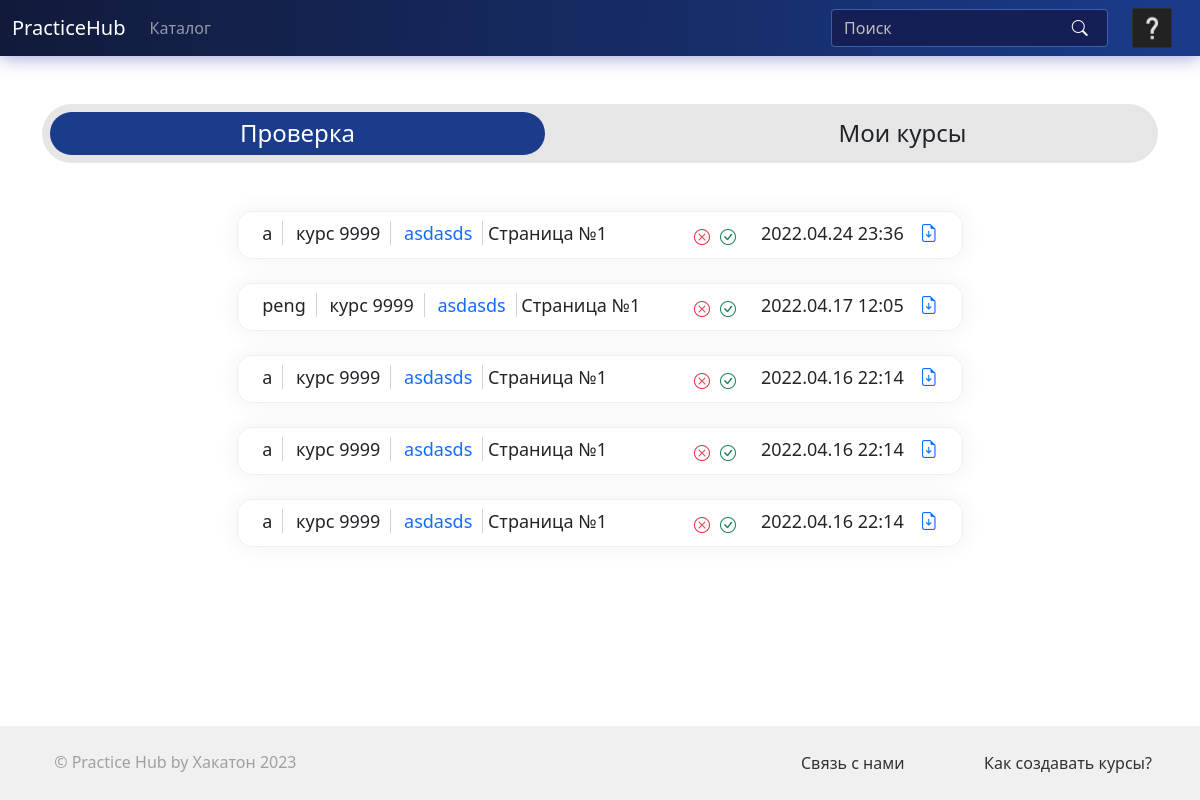
Before: /teaching (signed in) with the older database file.
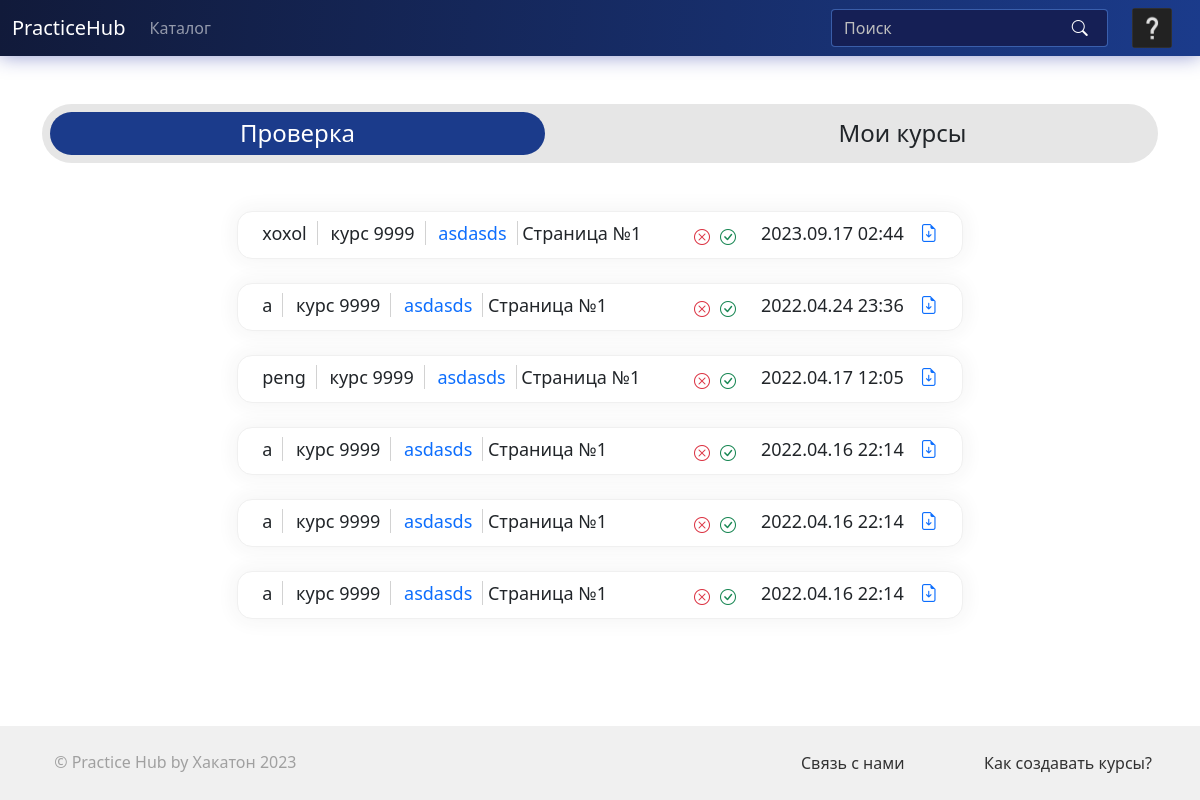
After: the same page with the newer database file.
### models.py (models this page shows, shortened)
class TaskCheck(db.Model):
    id = db.Column(db.Integer, primary_key=True)
    page_id = db.Column(db.Integer, db.ForeignKey("page.id"))
    page_index = db.Column(db.Integer)
    user_id = db.Column(db.Integer, db.ForeignKey("user.id"))
    file = db.Column(db.String(64))
    date = db.Column(db.DateTime, nullable=False, default=datetime.datetime.now())
    status = db.Column(db.Integer)

class User(UserMixin, db.Model):
    id = db.Column(db.Integer, primary_key=True)
    username = db.Column(db.String(64), index=True, unique=True)
    email = db.Column(db.String(120), index=True, unique=True)
    password_hash = db.Column(db.String(128))
    created_courses = db.relationship('Course', backref='author', lazy='dynamic')
    created_posts = db.relationship('Post', backref='author', lazy='dynamic')
    img_path = db.Column(db.String(64))
    img_uuid = db.Column(db.String(64), index=True)
    task_check = db.relationship("TaskCheck", backref="user")

class Course(db.Model):
    id = db.Column(db.Integer, primary_key=True)
    name = db.Column(db.String(64), index=True, unique=True)
    author_id = db.Column(db.Integer, db.ForeignKey('user.id'))
    lessons = db.relationship('Lesson', backref='course', lazy='select',
                              cascade="all, delete-orphan")
    desc = db.Column(db.Text, nullable=False)
    short_desc = db.Column(db.Text, nullable=False)
    img_path = db.Column(db.String(64))
    img_uuid = db.Column(db.String(64), index=True)
    is_published = db.Column(db.Boolean, default=False)
    users = db.relationship('User', secondary=MyCourses.__table__, backref='course')
    likes = column_property(select(func.count(MyCourses.liked)).where(MyCourses.course_id == id).scalar_subquery())

class Lesson(db.Model):
    id = db.Column(db.Integer, primary_key=True)
    name = db.Column(db.String(64))
    course_id = db.Column(db.Integer, db.ForeignKey('course.id'))
    pages = db.relationship('Page', backref='lesson', lazy='select', cascade="all, delete-orphan")
    files = db.relationship('LessonFile', backref='lesson', lazy='dynamic',
                            cascade="all, delete-orphan")

### routes.py (the view, shortened to what this page needs)
@app.route('/teaching', methods=['GET', 'POST'])
@login_required
def teaching():
    courses = Course.query.filter_by(author_id=current_user.id).all()
    checks = []
    task_checks = TaskCheck.query.filter(TaskCheck.status.is_(None)).order_by(TaskCheck.date.desc()).all()
    for task in task_checks:
        if task.page.lesson.course.author_id == current_user.id:
            checks.append(task)
    return render_template('teaching.html', courses=courses, checks=checks)

### models.py (called while the page is built)
@login.user_loader
def load_user(id):
    return User.query.get(int(id))

### templates/teaching.html (shortened to what this page needs)
{% extends 'base.html' %}
{% from 'includes/course_thumbnail.html' import course_thumbnail with context %}
{% block content %}
<div class="w-50 px-0 m-auto">
  <div class="mx-auto rounded-pill justify-content-between d-flex align-items-center p-2 teaching md-fullsize" style="background-color: rgb(230, 230, 230); height: 80%;">
    <button class="rounded-pill px-1 btn no-focus toggler-active" id="check" style="width: 45%; font-weight: 500;">
      <span class="h4">Проверка</span>
      </button>
    <button class="rounded-pill px-1 btn no-focus toggler-inactive" id="courses" style="width: 45%; font-weight: 500;">
      <span class="h4">Мои курсы</span>
    </button>
  </div>
</div>
<div class="mx-auto" style="width: 65%">
  <div id="check-div">
    <form action="" method="post">
    {% for c in checks %}
        <div class="mx-auto w-100 task_check_item py-2 px-4">
          <span style="padding-right: 10px; margin-right: 0.5rem; border-right: solid 1px rgb(210, 210, 210)">{{ c.user.username }}</span>
          <span style="padding-right: 10px; margin-right: 0.5rem; border-right: solid 1px rgb(210, 210, 210)">{{ c.page.lesson.course.name }}</span>
          <a href="{{ url_for('lesson', course_id=c.page.lesson.course.id, lesson_id=c.page.lesson.id) }}"  style="padding-right: 10px; text-decoration: none; border-right: solid 1px rgb(210, 210, 210)">{{ c.page.lesson.name }}</a>
          <span style="padding-right: 10px; margin-right: 0.5rem;">Страница №{{ c.page_index + 1}}</span>
          <a href="{{ url_for('get_file', path=c.file) }}" download="homework"><i class="bi bi-file-earmark-arrow-down float-end" style="margin-left: 1rem"></i></a>
          <span class="float-end">{{ c.date.strftime('%Y.%m.%d %H:%M') }}</span>
          <button class="btn py-1 px-0 float-end me-4 btn_yes" type="submit" id="y{{ loop.index0 }}"><i class="bi bi-check-circle text-success"></i></button>
          <button class="btn py-1 px-0 float-end me-2 btn_no" type="submit" id="n{{ loop.index0 }}"><i class="bi bi-x-circle text-danger"></i></button>
        </div>
    {% endfor %}
    </form>
  </div>
  </div>
{% endblock content %}

Changed rows visible on the page:
added TaskCheck: user.username "xoxol", page.lesson.course.name "курс 9999", page.lesson.name "asdasds", c.page_index+1 "1", date "2023.09.17 02:44"
